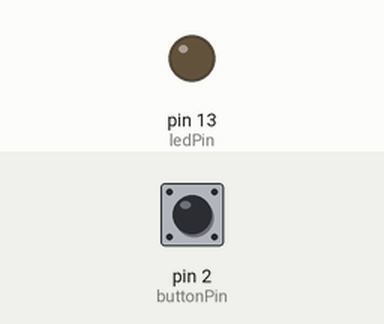
This sketch was run on a simulated Arduino Uno, built with avr-gcc and run on an emulated ATmega328P. On the bench: output pins drawn as LEDs (lit = HIGH). The inputs (shaded band) are chosen by the test bench; at power-on: pin 2 (buttonPin) HIGH.

Above: at 0.8 s.
0.9 s: pin 2 (buttonPin) pulled LOW for 0.15 s
At 0.97 s:
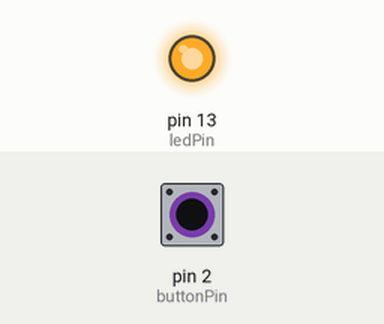
2.5 s: pin 2 (buttonPin) pulled LOW for 3.2 s
At 6.9 s:
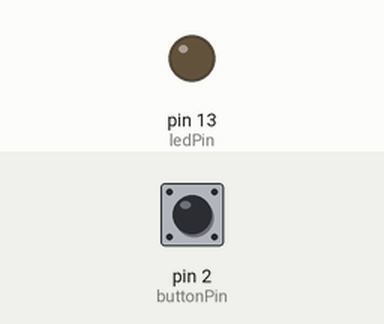
Timing chart, 0 to 8.4 s (numbered marks = the images above; inputs shaded):
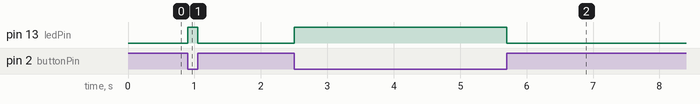

Measured:
- after the input at 0.9 s, pin 13 (ledPin): LOW → HIGH at once, → LOW 0.15 s later
- after the input at 2.5 s, pin 13 (ledPin): LOW → HIGH at once, → LOW 3.2 s later

The sketch:

Button.ino
```cpp
// Button

/*  Acionamento de um LED ao pressionar um botão.
 *  Utiliza o resistor de pull-up interno para garantir
 *  o nível lógico alto na entrada do Arduíno.
 *
 *
 *  Consumo de memória:
 *  150 bytes Flash
 *  0 bytes SRAM
*/

#define buttonPin 2                 // bit que representa o pino do botão
#define ledPin 5                    // bit que representa o pino do LED

int main(void) {
  // DDRB - Registrador de direção do PORTB
  bitSet(DDRB, ledPin);             // define o pino do LED como saída

  // DDRD - Registrador de direção do PORTD
  bitClear(DDRD, buttonPin);        // define o pino do botão como entrada
  bitSet(PORTD, buttonPin);         // habilita o resistor de pull_up no pino do botão

  while(1) {
    bool status = bitRead(PIND, buttonPin); // lê e salvo o estado do botão

    if (status) {                   // checa de estado está como ativo
                                    // por conta do resistor de pull_up este será o valor padrão
      bitClear(PORTB, ledPin);      // desliga o LED
    } else {
      bitSet(PORTB, ledPin);      // liga o LED
    }
  }
}
```
